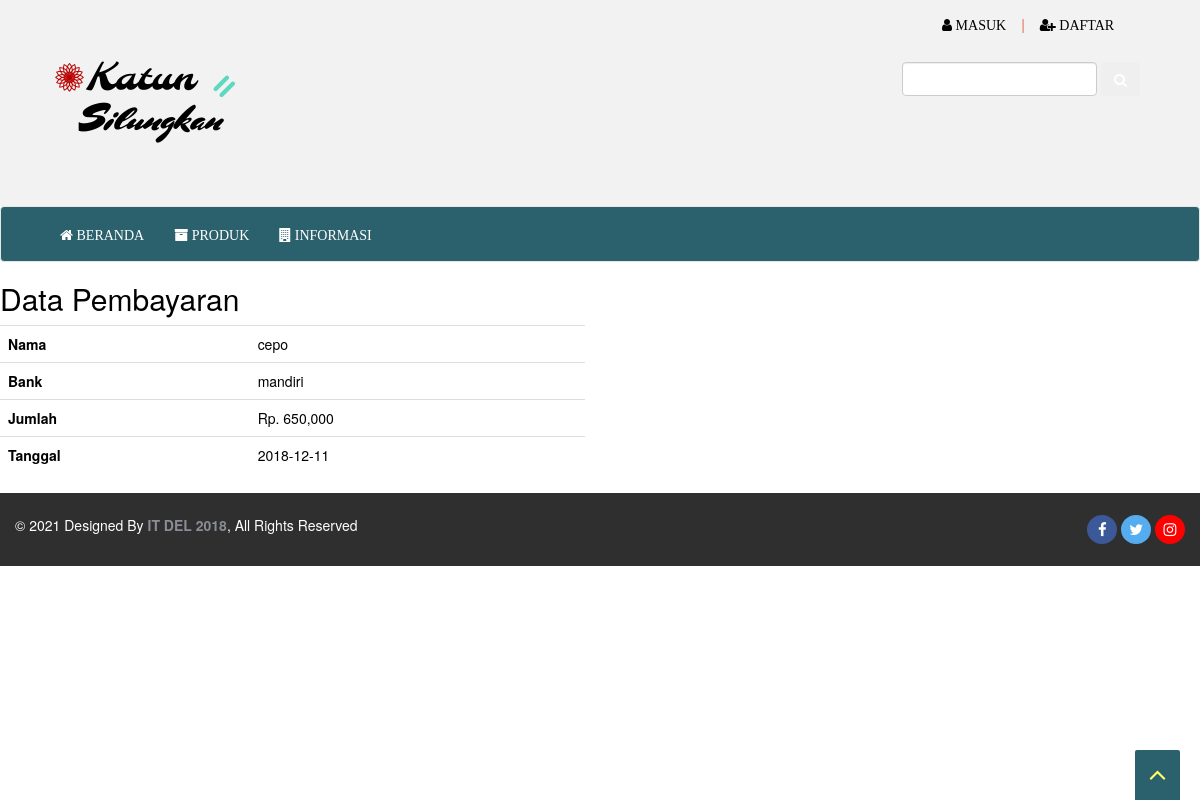
Page /detailbelanja.php?id=1 on the committed database.
### tables this page shows
CREATE TABLE `pembayaran` (
  `id_pembayaran` int(11) NOT NULL,
  `id_pembelian` int(11) NOT NULL,
  `nama` varchar(255) NOT NULL,
  `bank` varchar(255) NOT NULL,
  `jumlah` int(11) NOT NULL,
  `tanggal` date NOT NULL,
  `bukti` varchar(255) NOT NULL
);

### detailbelanja.php (the view, shortened to what this page needs)
<!DOCTYPE html>
<html lang="en">
	<head>
		<link rel="stylesheet" href="css/febi.css">
		<link rel="stylesheet" href="css/animate.css">
		<link rel="stylesheet" href="css/font-awesome.css">
		<link rel="stylesheet" href="css/bootstrap.min.css" >
		<link rel="stylesheet" href="css/jquery.bxslider.css">
	</head>
 <body style="background-color: white; color: black;">
		<?php
			require_once(dirname(__FILE__).'/commons/header.php');
		?>
		<?php
			require_once(dirname(__FILE__).'/commons/menubar.php');
		?>
		<div>
<h2>Data Pembayaran</h2>
<?php
$id_pembelian = $_GET["id"];
$ambil = $koneksi->query("SELECT * FROM pembayaran WHERE id_pembelian ='$id_pembelian' ");
$detail = $ambil->fetch_assoc();
?>
<div class="row">
	<div class="col-md-6">
		<table class="table">
			<tr>
				<th>Nama</th>
				<td><?php echo $detail['nama'] ?></td>
			</tr>
			<tr>
				<th>Bank</th>
				<td><?php echo $detail['bank'] ?></td>
			</tr>
			<tr>
				<th>Jumlah</th>
				<td>Rp. <?php echo number_format($detail['jumlah']) ?></td>
			</tr>
			<tr>
				<th>Tanggal</th>
				<td><?php echo $detail['tanggal'] ?></td>
			</tr>
		</table>
	</div>
	<div class="col-md-6">
	</div>
</div>
</div>
<?php
			require_once(dirname(__FILE__).'/commons/footer.php');
		?>
		<a href="#" class="scrollup"><i class="fa fa-angle-up fa-2x active"></i></a>
</body>
</html>

### css/febi.css (style rules this page uses)
body { font-family:Georgia, Times, serif; font-size:14px; font-weight:300; line-height:1.6em; color:#333; }
h1,h2,h3,h4,h5,h6 { color:#333; line-height:1.1em; }
a { text-decoration:none; transition: all 0.1s ease-in-out; -moz-transition: all 0.1s ease-in-out; -webkit-transition: all 0.1s ease-in-out; -o-transition: all 0.1s ease-in-out; outline: none; color:#333; }
.scrollup { position:fixed; width:32px; height:32px; bottom:0px; right:20px; background: #2B616D; -webkit-border-radius: 2px 2px 0 0; -moz-border-radius: 2px 2px 0 0; border-radius: 2px 2px 0 0; }
a.scrollup { outline:0; text-align: center; width:45px; height:50px; }
a.scrollup i { margin-top: 10px; color: #ff6; }
.inner-footer ul li,a { list-style:none; }

### rows in the picture
pembayaran: nama "cepo", bank "mandiri", jumlah "650,000", tanggal "2018-12-11"
